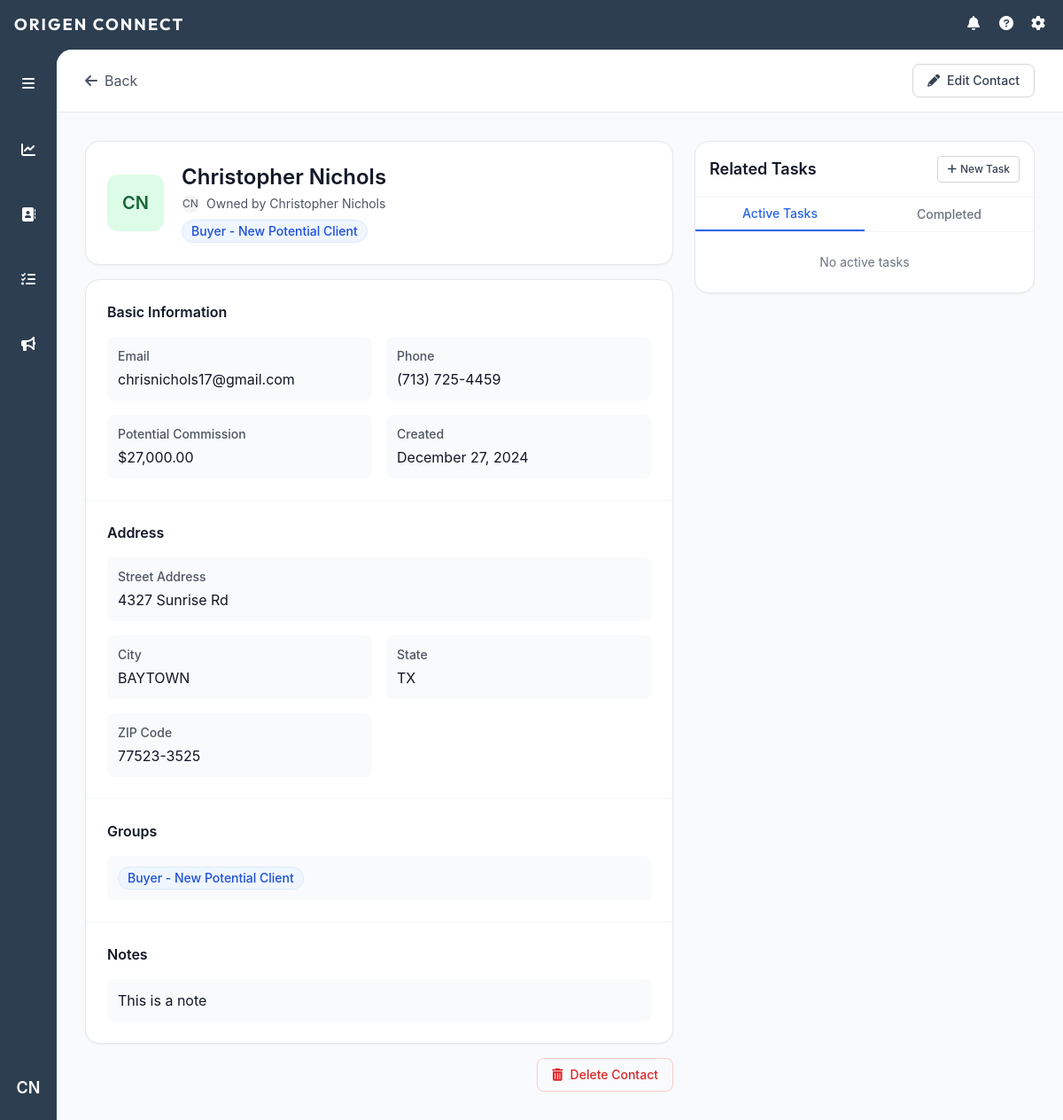
The page /contact/27 (signed in) on the database as committed earlier.
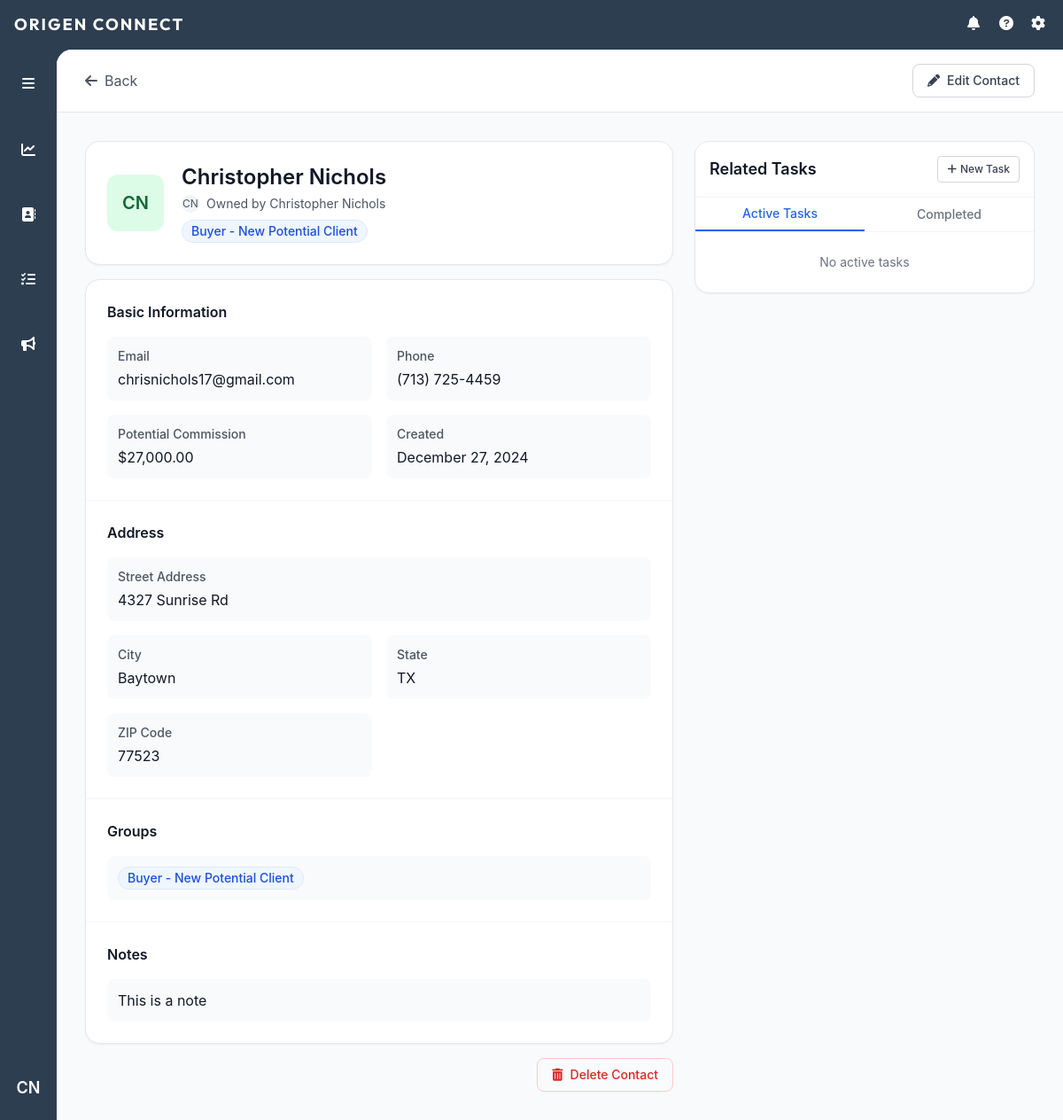
The same page on the database as committed later.
### models.py (models this page shows, shortened)
class Contact(db.Model):
    id = db.Column(db.Integer, primary_key=True)
    user_id = db.Column(db.Integer, db.ForeignKey('user.id'), nullable=False)
    first_name = db.Column(db.String(80), nullable=False)
    last_name = db.Column(db.String(80), nullable=False)
    email = db.Column(db.String(120))
    phone = db.Column(db.String(20))
    street_address = db.Column(db.String(200))
    city = db.Column(db.String(100))
    state = db.Column(db.String(50))
    zip_code = db.Column(db.String(20))
    notes = db.Column(db.Text)
    created_at = db.Column(db.DateTime, nullable=False, default=datetime.utcnow)
    updated_at = db.Column(db.DateTime, nullable=False, default=datetime.utcnow,
                          onupdate=datetime.utcnow)
    potential_commission = db.Column(db.Numeric(10, 2), nullable=False, default=5000.00)
    owner = db.relationship('User', backref=db.backref('contacts', lazy=True))
    groups = db.relationship('ContactGroup',
                           secondary=contact_groups,
                           back_populates='contacts',
                           lazy='joined')

### routes/contacts.py (the view, shortened to what this page needs)
@contacts_bp.route('/contact/<int:contact_id>')
@login_required
def view_contact(contact_id):
    contact = Contact.query.get_or_404(contact_id)
    if not current_user.role == 'admin' and contact.user_id != current_user.id:
        abort(403)
    all_groups = ContactGroup.query.all()
    user_tz = get_user_timezone()
    now = datetime.now(user_tz)
    return render_template('view_contact.html',
                         contact=contact,
                         all_groups=all_groups,
                         now=now)

### app.py (called while the page is built)
def create_app():
    app = Flask(__name__)
    app.config.from_object('config.Config')
    db.init_app(app)
    login_manager = LoginManager()
    login_manager.init_app(app)
    login_manager.login_view = 'auth.login'
    app.jinja_env.filters['abs'] = abs
    mail = Mail()
    mail.init_app(app)
    @login_manager.user_loader
    def load_user(user_id):
        return User.query.get(int(user_id))
    register_blueprints(app)
    return app

### routes/contacts.py (called while the page is built)
def get_user_timezone():
    return pytz.timezone('America/Chicago')

### templates/view_contact.html (shortened to what the changed rows need)
{% extends "base.html" %}
{% block content %}
<div class="min-h-full bg-gray-50">
    <div class="max-w-7xl mx-auto px-4 sm:px-6 lg:px-8 py-8">
        <div class="flex flex-col lg:flex-row gap-6">
            <div class="flex-1">
                <div class="bg-white rounded-2xl shadow-sm border p-6 mb-4">
                    <div class="flex items-center">
                        <div class="w-16 h-16 rounded-xl flex items-center justify-center text-xl font-semibold mr-5
                            {% set initials = contact.first_name[0]|upper + contact.last_name[0]|upper %}
                            {% set colors = {
                                'A': 'bg-blue-100 text-blue-800', 'B': 'bg-rose-100 text-rose-800',
                                'C': 'bg-green-100 text-green-800', 'D': 'bg-amber-100 text-amber-800',
                                'E': 'bg-purple-100 text-purple-800', 'F': 'bg-pink-100 text-pink-800',
                                'G': 'bg-indigo-100 text-indigo-800', 'H': 'bg-teal-100 text-teal-800',
                                'I': 'bg-orange-100 text-orange-800', 'J': 'bg-cyan-100 text-cyan-800'
                            } %}
                            {{ colors[initials[0]] or 'bg-gray-100 text-gray-800' }}">
                            {{ contact.first_name[0] }}{{ contact.last_name[0] }}
                        </div>
                        <div class="flex-1">
                            <div id="viewContactName" class="text-2xl font-semibold text-gray-900 mb-1">
                                {{ contact.first_name }} {{ contact.last_name }}
                            </div>
                            {% if current_user.role == 'admin' %}
                            <div class="flex items-center text-gray-600 mb-2">
                                <div class="w-5 h-5 rounded-full bg-gray-100 flex items-center justify-center text-xs mr-2">
                                </div>
                                <span class="text-sm">
                                </span>
                            </div>
                            {% endif %}
                            <div class="flex flex-wrap gap-2">
                                {% for group in contact.groups %}
                                    <span class="inline-flex items-center px-2.5 py-0.5 rounded-full text-sm font-medium bg-blue-50 text-blue-700 border border-blue-100">
                                    </span>
                                {% endfor %}
                            </div>
                        </div>
                    </div>
                </div>
                <div class="bg-white rounded-2xl shadow-sm border overflow-hidden">
                    <div id="viewContactInfo">
                        <div class="divide-y divide-gray-100">
                            <div class="p-6">
                                <h2 class="text-base font-semibold text-gray-900 mb-4">Basic Information</h2>
                                <div class="grid grid-cols-1 md:grid-cols-2 gap-4">
                                    <div class="bg-gray-50 rounded-lg p-3">
                                        <h3 class="text-sm font-medium text-gray-600 mb-1">Email</h3>
                                        <p class="text-gray-900">{{ contact.email or 'No email provided' }}</p>
                                    </div>
                                    <div class="bg-gray-50 rounded-lg p-3">
                                        <h3 class="text-sm font-medium text-gray-600 mb-1">Phone</h3>
                                        <p class="text-gray-900">{{ contact.phone or 'No phone provided' }}</p>
                                    </div>
                                    <div class="bg-gray-50 rounded-lg p-3">
                                        <h3 class="text-sm font-medium text-gray-600 mb-1">Potential Commission</h3>
                                        <p class="text-gray-900">
                                            {% if contact.potential_commission is not none %}
                                                ${{ "{:,.2f}".format(contact.potential_commission|float) }}
                                            {% else %}
                                                $0.00
                                            {% endif %}
                                        </p>
                                    </div>
                                    <div class="bg-gray-50 rounded-lg p-3">
                                        <h3 class="text-sm font-medium text-gray-600 mb-1">Created</h3>
                                        <p class="text-gray-900">{{ contact.created_at.strftime('%B %d, %Y') }}</p>
                                    </div>
                                </div>
                            </div>
                            <div class="p-6">
                                <h2 class="text-base font-semibold text-gray-900 mb-4">Address</h2>
                                <div class="grid grid-cols-1 md:grid-cols-2 gap-4">
                                    <div class="md:col-span-2 bg-gray-50 rounded-lg p-3">
                                        <h3 class="text-sm font-medium text-gray-600 mb-1">Street Address</h3>
                                        <p class="text-gray-900">{{ contact.street_address or 'No street address provided' }}</p>
                                    </div>
                                    <div class="bg-gray-50 rounded-lg p-3">
                                        <h3 class="text-sm font-medium text-gray-600 mb-1">City</h3>
                                        <p class="text-gray-900">{{ contact.city or 'No city provided' }}</p>
                                    </div>
                                    <div class="bg-gray-50 rounded-lg p-3">
                                        <h3 class="text-sm font-medium text-gray-600 mb-1">State</h3>
                                        <p class="text-gray-900">{{ contact.state or 'No state provided' }}</p>
                                    </div>
                                    <div class="bg-gray-50 rounded-lg p-3">
                                        <h3 class="text-sm font-medium text-gray-600 mb-1">ZIP Code</h3>
                                        <p class="text-gray-900">{{ contact.zip_code or 'No ZIP code provided' }}</p>
                                    </div>
                                </div>
                            </div>
                            <div class="p-6">
                                <h2 class="text-base font-semibold text-gray-900 mb-4">Groups</h2>
                            </div>
                            <div class="p-6">
                                <h2 class="text-base font-semibold text-gray-900 mb-4">Notes</h2>
                                <div class="bg-gray-50 rounded-lg p-3">
                                    <p class="text-gray-900 whitespace-pre-line">{{ contact.notes or 'No notes added' }}</p>
                                </div>
                            </div>
                        </div>
                    </div>
                </div>
            </div>
            <div class="lg:w-96">
                <div class="bg-white rounded-2xl shadow-sm border overflow-hidden sticky top-24">
                    <div class="p-4 border-b border-gray-100">
                        <div class="flex items-center justify-between">
                            <h2 class="text-lg font-semibold text-gray-900">Related Tasks</h2>
                        </div>
                    </div>
                </div>
            </div>
        </div>
    </div>
</div>
{% endblock %}

Rows that differ between the two databases and show on the page:
changed Contact "Christopher": city "BAYTOWN" → "Baytown"; zip_code "77523-3525" → "77523"
